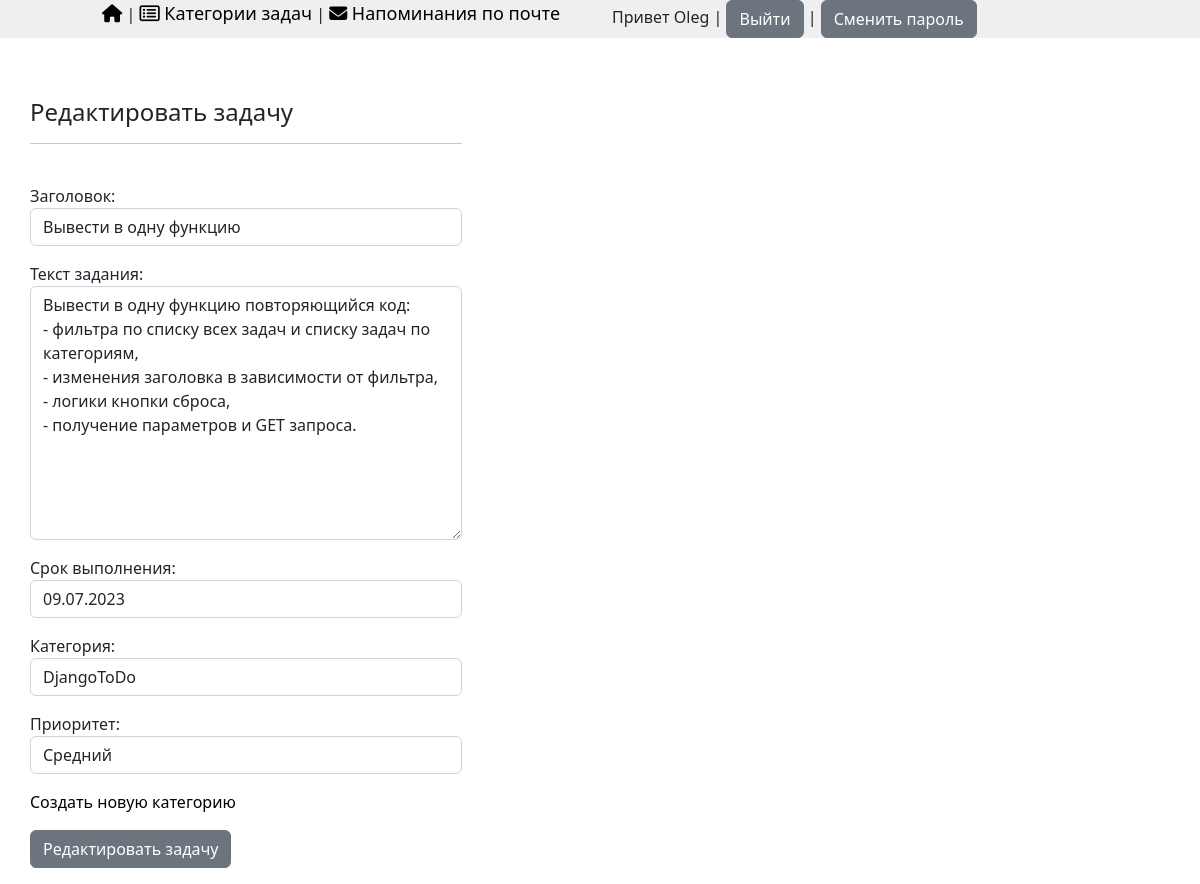
Screenshot of /tasks/edit/54/ (signed in) with the database file from the repository.
### myapp/models.py (models this page shows, shortened)
class Task(models.Model):
    PRIORITIES = [
        ('высокий', 'Высокий'),
        ('средний', 'Средний'),
        ('низкий', 'Низкий'),
    ]
    title = models.CharField('Заголовок', max_length=100)
    description = models.TextField('Текст задания')
    category = models.ForeignKey(Category, on_delete=models.CASCADE, related_name='tasks', verbose_name='Категория')
    create = models.DateTimeField('Создано', auto_now_add=True)
    due_date = models.DateField('Срок выполнения')
    completed = models.BooleanField('Статус выполнения', default=False)
    user = models.ForeignKey(User, on_delete=models.CASCADE, verbose_name='Пользователь')
    priority = models.CharField('Приоритет', max_length=20, choices=PRIORITIES, default='средний')
    class Meta:
        verbose_name = 'Задача'
        verbose_name_plural = 'Задачи'
        ordering = [
            'completed',  # Сортировка по полю completed (невыполненные задачи будут первыми)
            Case(
                When(priority='высокий', then=0),
                When(priority='средний', then=1),
                When(priority='низкий', then=2),
              ),
            'due_date'
        ]

### myapp/views.py (the view)
# urls.py: path('edit/<int:pk>/', views.edit, name='edit'),  # вариант 1 на базе функции
@login_required
def edit(request, pk):
    task = Task.objects.get(id=pk)
    if request.method == "POST":
        form = TaskFormEdit(request.POST, user=request.user, instance=task)
        if form.is_valid():
            form.save()
            return redirect('list')  # или так return redirect('/tasks/')
    else:
        form = TaskFormEdit(user=request.user, instance=task)
    return render(request, 'myapp/task/edit_task.html', {'form': form, 'task': task})

### myapp/forms.py
class TaskFormEdit(TaskForm):
    class Meta:
        model = Task
        fields = ['title', 'description', 'due_date', 'category', 'priority']
        widgets = {
            "title": TextInput(attrs={
                'class': 'form-control',
                'placeholder': 'Заголовок'
            }),
            "description": Textarea(attrs={
                'class': 'form-control',
                'placeholder': 'Текст задачи'
            }),
            "category": Select(attrs={
                'class': 'form-control',
                'placeholder': 'Категория',
            }),
            "due_date": DateInput(attrs={
                'class': 'form-control',
                'placeholder': 'Срок выполнения',
            }),
            "priority": Select(attrs={
                'class': 'form-control',
                'placeholder': 'Приоритет',
            }),
        }

### myapp/models.py (called while the page is built)
    def __str__(self):
        return self.name

### myapp/templates/myapp/task/edit_task.html (shortened to what this page needs)
{% extends "myapp/base.html" %}
{% block content %}
<form method="post" >
    <h4>Редактировать задачу</h4><hr><br>
      {{form.as_p}}
    <p><a class="link" href="{% url 'create_category' %}">Создать новую категорию</a></p>
    <input class="btn btn-secondary" type="submit" value="Редактировать задачу">
</form>
{% endblock %}

### myapp/templates/myapp/base.html (shortened to what this page needs)
{% load static %}
<html lang="ru">
<head>
    <link rel="stylesheet" href="https://cdn.jsdelivr.net/npm/bootstrap@5.2.3/dist/css/bootstrap.min.css">
    <link rel="stylesheet" href="{% static 'myapp/css/task.css' %}">
    <link rel="stylesheet" href="https://use.fontawesome.com/releases/v6.4.0/css/all.css">
</head>
<body>
     <div class="conteiner">
        <div class="row">
            <div class="col-1"></div>
                <div class="col-5"><a  style="text-decoration:none; font-size:18px;" href="{% url 'list' %}"><i class="fa-solid fa-house"></i></a> |
                    <a style="text-decoration:none; font-size:18px;" href="{% url 'list_categories' %}"><i class="fa-regular fa-rectangle-list"></i> Категории задач</a> |
                    <a style="text-decoration:none; font-size:18px;" href="{% url 'send_notifications' %}"><i class="fa-solid fa-envelope"></i> Напоминания по почте</a>
                </div>
            <div class="col-6">
                {% if user.is_authenticated %}
              Привет {{user.username}} | <a class="btn btn-secondary" href="{% url 'logout' %}">Выйти</a> |
              <a class="btn btn-secondary" href="{% url 'password_change' %}">Сменить пароль</a>
              {% else %}
              <a class="btn btn-secondary" href="{% url 'login' %}">Войти</a> |
              <a class="btn btn-secondary" href="{% url 'register'%}">
              Регистрация</a>
              {% endif %}
            </div>
        </div>
     </div>
     <div id="content">
        {% block content %}
        {% endblock %}
     </div>
</body>
</html>

### myapp/static/myapp/css/task.css (style rules this page uses)
form { width:80%; }
#content { float:left; width:50%; padding:60px 30px 0px 30px; }
.link { text-decoration:none; }
.conteiner { width:100%; background:#efefef; position: float; }
i,a { color: black; text-decoration: none; transition: transform .2s ease ; }

### rows the page displays
Task: title "Вывести в одну функцию", description "Вывести в одну функцию повторяющийся код: - фильтра по списку всех задач и списку задач по категориям, - изменения заголовка в зависимости от фильтра, - логики кнопки сброса, - получение параметров и GET запроса.", due_date "09.07.2023", category "DjangoToDo", priority "Средний"

### other values shown
{{ user.username }} "Oleg"
